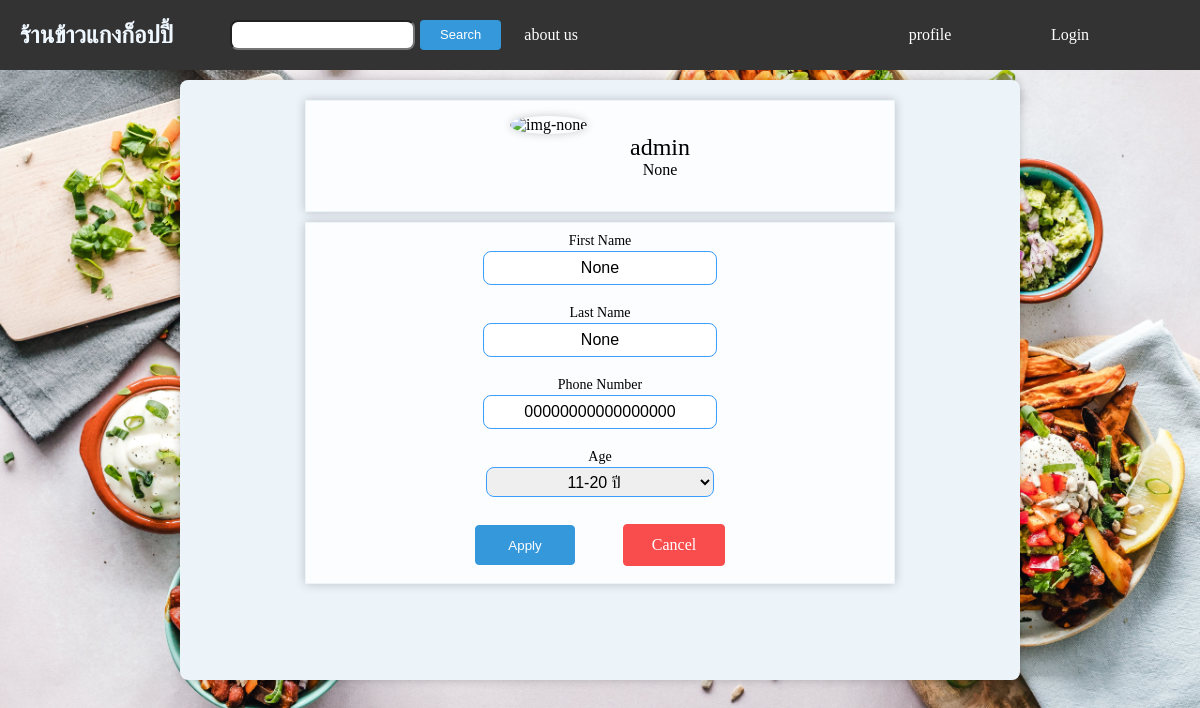
Page /profile/admin/ on the committed database.
### app/models.py (models this page shows, shortened)
class Member(models.Model):
    user = models.OneToOneField(User, on_delete=models.CASCADE)
    email =models.EmailField(blank=True,null=True)
    first_name = models.CharField(max_length=100,blank=True,null=True)
    last_name = models.CharField(max_length=100,blank=True,null=True)
    phone_number = models.CharField(max_length=100)
    picture = models.URLField(blank=True, null=True)
    age = models.CharField(max_length=20, choices=(
        ('11-20', '11-20 ปี'),
        ('21-30', '21-30 ปี'),
        ('31-40', '31-40 ปี'),
        ('41-50', '41-50 ปี'),
        ('51-60', '51-60 ปี'),
        ('60+', '60 ปีขึ้น'),
    ), default='11-20')
    gender = models.CharField(max_length=20, choices=(
        ('Male', 'ผู้ชาย'),
        ('Female', 'ผู้หญิง'),
        ('Other', 'อื่นๆ'),
    ), default='11-20')

### app/views.py (the view, shortened to what this page needs)
# urls.py: path('profile/<str:username>/',profile,name='profile')
def profile(req,username):
    if req.method=='GET':
        user =  get_object_or_404(User,username=username)
        member = Member.objects.get(user=user)
        form = MemberForm(instance=member)
    context ={
        'member':member,
        'form':form,
    }
    return render(req,'app/profile.html',context)

### app/forms.py
class MemberForm(forms.ModelForm):
    class Meta:
        model = Member
        fields =[
            'first_name',
            'last_name',
            'phone_number',
            'age'
        ]

### app/templates/app/profile.html (shortened to what this page needs)
{% load static %}
<!DOCTYPE html>
<html lang="en">
<head>
</head>
<body>
    {% include 'app/navbar.html' %}
    <div class="container">
        <div class="profile-container">
            <div class="container-top">
                <div class="box_top">
                    <div class="image-user">
                        <img src="{{member.picture}}" alt="img-none">
                    </div>
                    <div class="member">
                        <div class="username">{{member.user}}</div>
                        <div class="email">{{member.email}}</div>
                    </div>
                </div>
            </div>
            <div class="container-down">
                <form action="/profile/{{ user.username }}/" method="post" enctype="multipart/form-data" class="form-data">
                    <div class="form-detail">
                            <div class="first_name">
                                <label for="first-name">First Name</label>
                                <input class="input-btn" type="text" name="first_name" step="any" required id="first-name" value="{{ form.instance.first_name }}">
                            </div>
                            <div class="last_name">
                                <label for="last-name">Last Name</label>
                                <input class="input-btn" type="text" name="last_name" step="any" required id="last-name" value="{{ form.instance.last_name }}">
                            </div>
                            <div class="phone_number">
                                <label for="phone-number">Phone Number</label>
                                <input class="input-btn" type="text" name="phone_number" step="any" required id="phone-number" value="{{ form.instance.phone_number }}">
                            </div>
                            <div class="age-options">
                                <label for="age">Age</label>
                                <select name="age" id="age">
                                    {% for choice in form.fields.age.choices %}
                                        <option value="{{ choice.0 }}" {% if choice.0 == member.age %}selected{% endif %}>
                                            {{ choice.1 }}
                                        </option>
                                    {% endfor %}
                                </select>
                            </div>
                    </div>
                    <div class="button-box">
                        <button class="button-btn" type="submit">Apply</button>
                        <a class="cancel-btn" href="/profile/{{ user.username }}/">Cancel</a>
                    </div>
                </form>
    </div>
</body>
</html>

### app/templates/app/navbar.html (style rules this page uses)
body { margin: 0; padding: 0; }

### rows in the picture
Member: user "admin", email "None", first_name "None", last_name "None", phone_number "00000000000000000", age "11-20 ปี"
